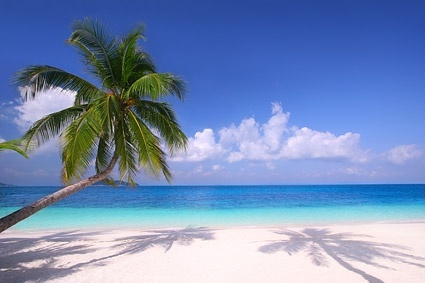
#> input picture picture_of_the_sandy_beach_coconut_trees_165913.jpg, 425 x 283 px
$ python grayscalehistograms.py --image picture_of_the_sandy_beach_coconut_trees_165913.jpg
#> lines starting #> are read from the running program, lines starting #| are printed output that depends on the picture
from matplotlib import pyplot as plt
import argparse
import cv2

ap = argparse.ArgumentParser()
ap.add_argument("-i", "--image", required = True,
help = "Path to the image")
args = vars(ap.parse_args())

image = cv2.imread(args["image"])
#> image is the input picture: shape (283, 425, 3); mean B, G, R 182.3, 139.8, 117.2

image = cv2.cvtColor(image, cv2.COLOR_BGR2GRAY)
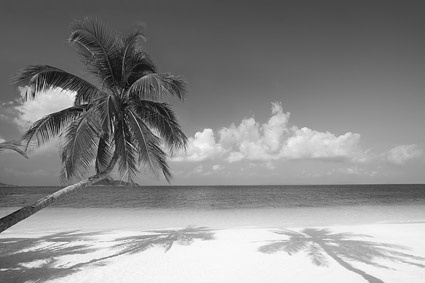
#> image: shape (283, 425); min 8, max 253, mean 137.9
cv2.imshow("Original", image)

hist = cv2.calcHist([image], [0], None, [256], [0, 256])
#> hist = 256 values, max 2366 at index 77, min 0 at index 0, mean 469.8


plt.figure()
plt.title("Grayscale Histogram")
plt.xlabel("Bins")
plt.ylabel("# of Pixels")
plt.plot(hist)
plt.xlim([0, 256])
plt.show()
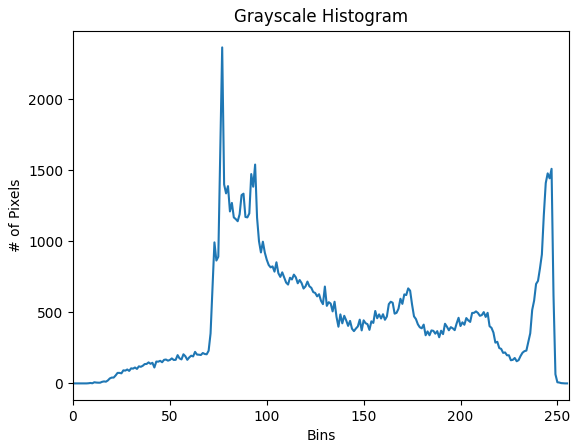
#> figure drawn by matplotlib, 1 panel; curve peaks at x = 77, y = 2366
cv2.waitKey(0)

$ run again, on Orange.jpg
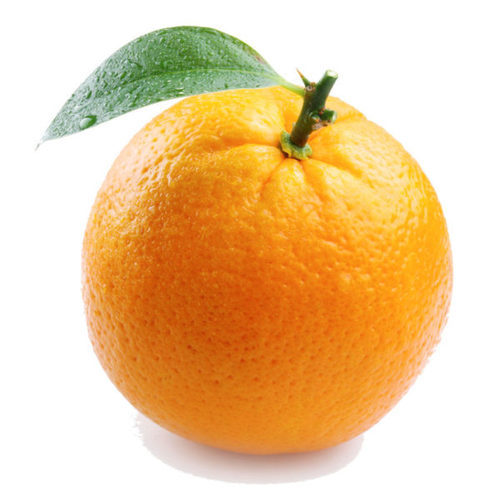
#> input picture Orange.jpg, 500 x 500 px
#> image is the input picture: shape (500, 500, 3); mean B, G, R 156.6, 202.5, 237.2
#> `image = cv2.cvtColor(image, cv2.COLOR_BGR2GRAY)`:
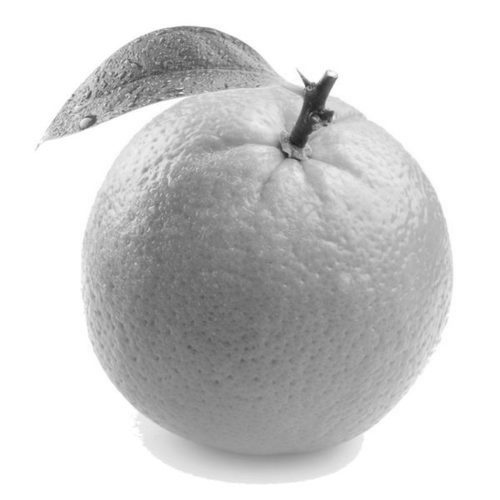
#> image: shape (500, 500); min 22, max 255, mean 207.6
#> hist = 256 values, max 112704 at index 255, min 0 at index 0, mean 976.6
#> `plt.show()`:
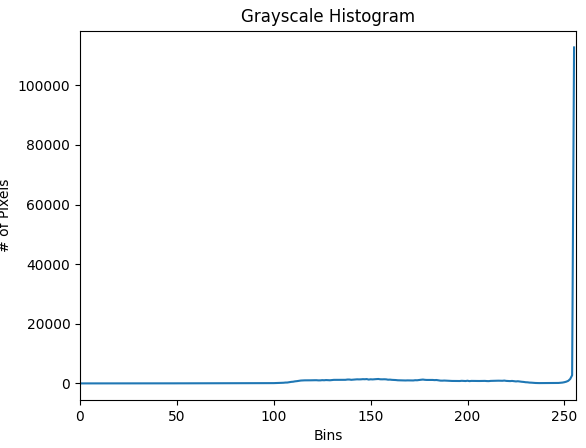
#> figure drawn by matplotlib, 1 panel; curve peaks at x = 255, y = 112704

$ run again, on sky.jpg
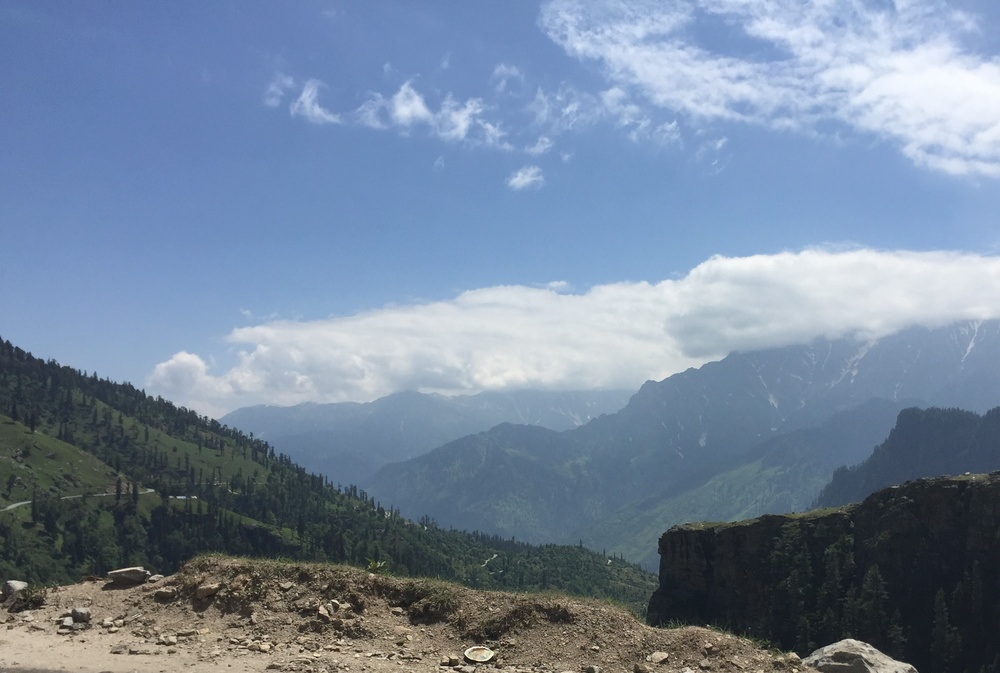
#> input picture sky.jpg, 1000 x 673 px, shrunk from 2700 x 1818 before the run
#> image is the input picture: shape (673, 1000, 3); mean B, G, R 156.4, 134.2, 116.8
#> `image = cv2.cvtColor(image, cv2.COLOR_BGR2GRAY)`:
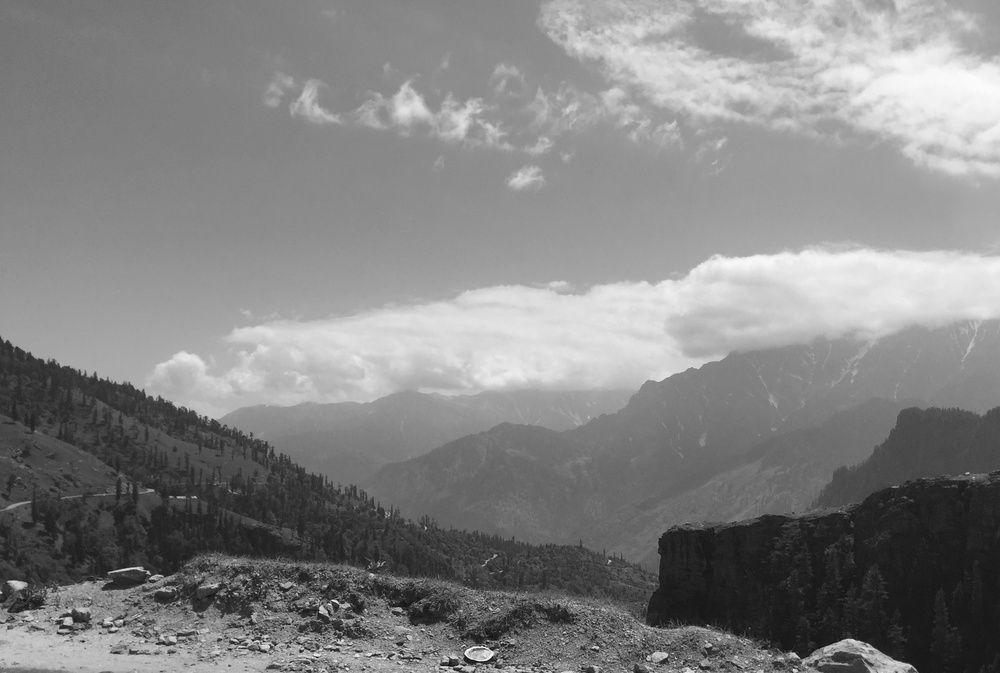
#> image: shape (673, 1000); min 6, max 254, mean 131.5
#> hist = 256 values, max 8664 at index 135, min 0 at index 0, mean 2628.9
#> `plt.show()`:
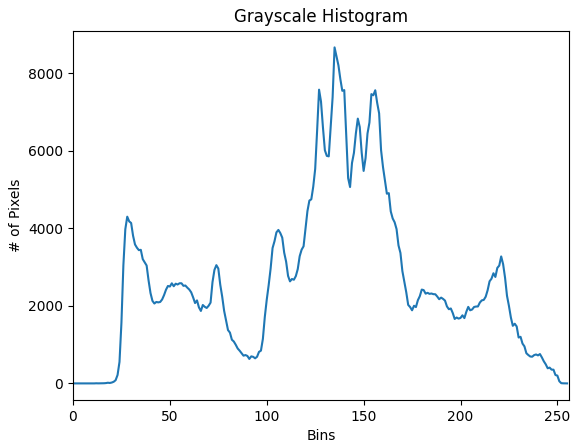
#> figure drawn by matplotlib, 1 panel; curve peaks at x = 135, y = 8664
